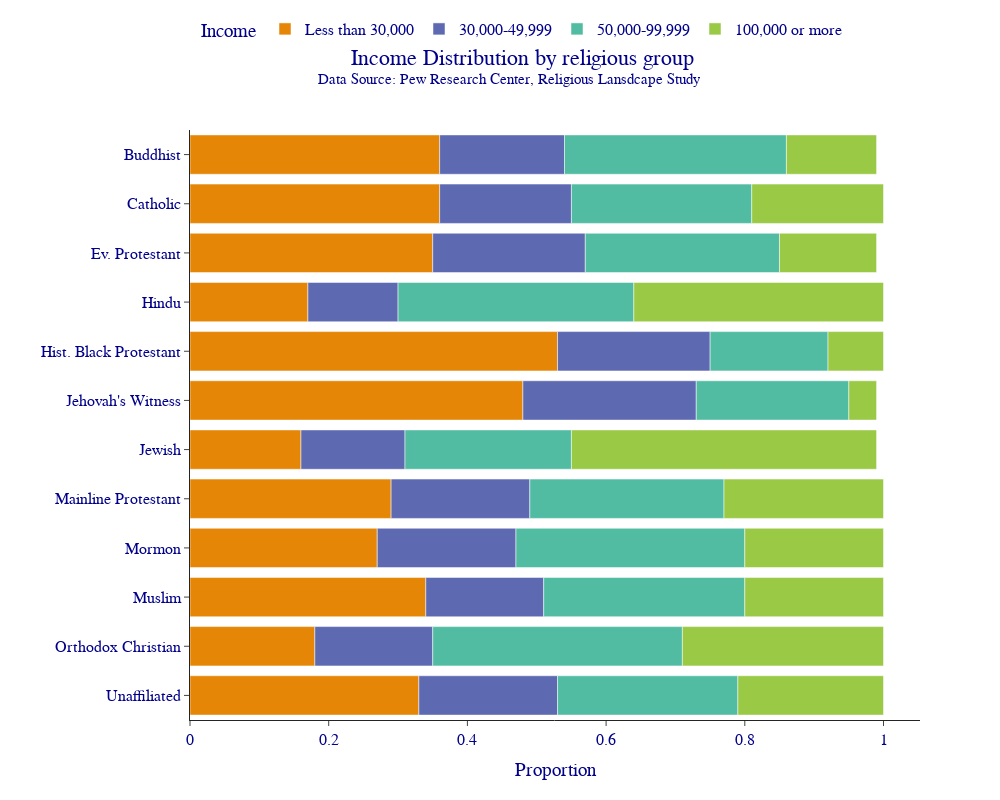

The notebook cell this image was saved under:
### Markdown cell above
## Exercise 1

Make your own version of the plot above. Here are some changes you should try:

* Change the font family - some common fonts to try:
  
        ["Arial",
        "Balto",
        "Courier New",
        "Droid Sans",
        "Droid Serif",
        "Droid Sans Mono",
        "Gravitas One",
        "Old Standard TT",
        "Open Sans",
        "Overpass",
        "PT Sans Narrow",
        "Raleway",
        "Times New Roman"]

* Move the legend to somewhere else.

* Change the template and the color.

* Advanced - look up how you can change the pattern_shape or pattern_shape_sequence.

### Code cell
fig = px.bar(DF_new,
             y='religion',
             x='proportion',
             color='income',
             color_discrete_sequence=px.colors.qualitative.Vivid,
             category_orders={'income' : ['Less than 30,000', '30,000-49,999', '50,000-99,999', '100,000 or more']})

fig.update_layout(template="simple_white",
                  title='Income Distribution by religious group <br><sup>Data Source: Pew Research Center, Religious Lansdcape Study</sup>',
                  title_x=0.7,
                  yaxis={'categoryorder': 'category descending'},
                  xaxis_title="Proportion",
                  yaxis_title="",
                  legend_title='Income',
                  legend={'orientation':"h",'yanchor':"top",'y':1.2, 'xanchor':"right",'x':0.90},
                  font={'family':'Raleway','size':16,'color':"Darkblue"},
                  autosize=False,
                  width=1000,
                  height=800)

fig.show()

### Figure 1 — Plotly figure (JSON) as saved in the notebook; plotly's stock layout.template omitted (floating-point values rounded to 4 significant figures)
{"data": [{"hovertemplate": "income=Less than 30,000<br>proportion=%{x}<br>religion=%{y}<extra></extra>", "legendgroup": "Less than 30,000", "marker": {"color": "rgb(229, 134, 6)", "pattern": {"shape": ""}}, "name": "Less than 30,000", "orientation": "h", "showlegend": true, "textposition": "auto", "type": "bar", "x": [0.36, 0.36, 0.35, 0.17, 0.53, 0.48, 0.16, 0.29, 0.27, 0.34, 0.18, 0.33], "xaxis": "x", "y": ["Buddhist", "Catholic", "Ev. Protestant", "Hindu", "Hist. Black Protestant", "Jehovah's Witness", "Jewish", "Mainline Protestant", "Mormon", "Muslim", "Orthodox Christian", "Unaffiliated"], "yaxis": "y"}, {"hovertemplate": "income=30,000-49,999<br>proportion=%{x}<br>religion=%{y}<extra></extra>", "legendgroup": "30,000-49,999", "marker": {"color": "rgb(93, 105, 177)", "pattern": {"shape": ""}}, "name": "30,000-49,999", "orientation": "h", "showlegend": true, "textposition": "auto", "type": "bar", "x": [0.18, 0.19, 0.22, 0.13, 0.22, 0.25, 0.15, 0.2, 0.2, 0.17, 0.17, 0.2], "xaxis": "x", "y": ["Buddhist", "Catholic", "Ev. Protestant", "Hindu", "Hist. Black Protestant", "Jehovah's Witness", "Jewish", "Mainline Protestant", "Mormon", "Muslim", "Orthodox Christian", "Unaffiliated"], "yaxis": "y"}, {"hovertemplate": "income=50,000-99,999<br>proportion=%{x}<br>religion=%{y}<extra></extra>", "legendgroup": "50,000-99,999", "marker": {"color": "rgb(82, 188, 163)", "pattern": {"shape": ""}}, "name": "50,000-99,999", "orientation": "h", "showlegend": true, "textposition": "auto", "type": "bar", "x": [0.32, 0.26, 0.28, 0.34, 0.17, 0.22, 0.24, 0.28, 0.33, 0.29, 0.36, 0.26], "xaxis": "x", "y": ["Buddhist", "Catholic", "Ev. Protestant", "Hindu", "Hist. Black Protestant", "Jehovah's Witness", "Jewish", "Mainline Protestant", "Mormon", "Muslim", "Orthodox Christian", "Unaffiliated"], "yaxis": "y"}, {"hovertemplate": "income=100,000 or more<br>proportion=%{x}<br>religion=%{y}<extra></extra>", "legendgroup": "100,000 or more", "marker": {"color": "rgb(153, 201, 69)", "pattern": {"shape": ""}}, "name": "100,000 or more", "orientation": "h", "showlegend": true, "textposition": "auto", "type": "bar", "x": [0.13, 0.19, 0.14, 0.36, 0.08, 0.04, 0.44, 0.23, 0.2, 0.2, 0.29, 0.21], "xaxis": "x", "y": ["Buddhist", "Catholic", "Ev. Protestant", "Hindu", "Hist. Black Protestant", "Jehovah's Witness", "Jewish", "Mainline Protestant", "Mormon", "Muslim", "Orthodox Christian", "Unaffiliated"], "yaxis": "y"}], "layout": {"autosize": false, "barmode": "relative", "font": {"color": "Darkblue", "family": "Raleway", "size": 16}, "height": 800, "legend": {"orientation": "h", "title": {"text": "Income"}, "tracegroupgap": 0, "x": 0.9, "xanchor": "right", "y": 1.2, "yanchor": "top"}, "margin": {"t": 60}, "title": {"text": "Income Distribution by religious group <br><sup>Data Source: Pew Research Center, Religious Lansdcape Study</sup>", "x": 0.7}, "width": 1000, "xaxis": {"anchor": "y", "domain": [0, 1], "title": {"text": "Proportion"}}, "yaxis": {"anchor": "x", "categoryorder": "category descending", "domain": [0, 1], "title": {"text": ""}}}}
